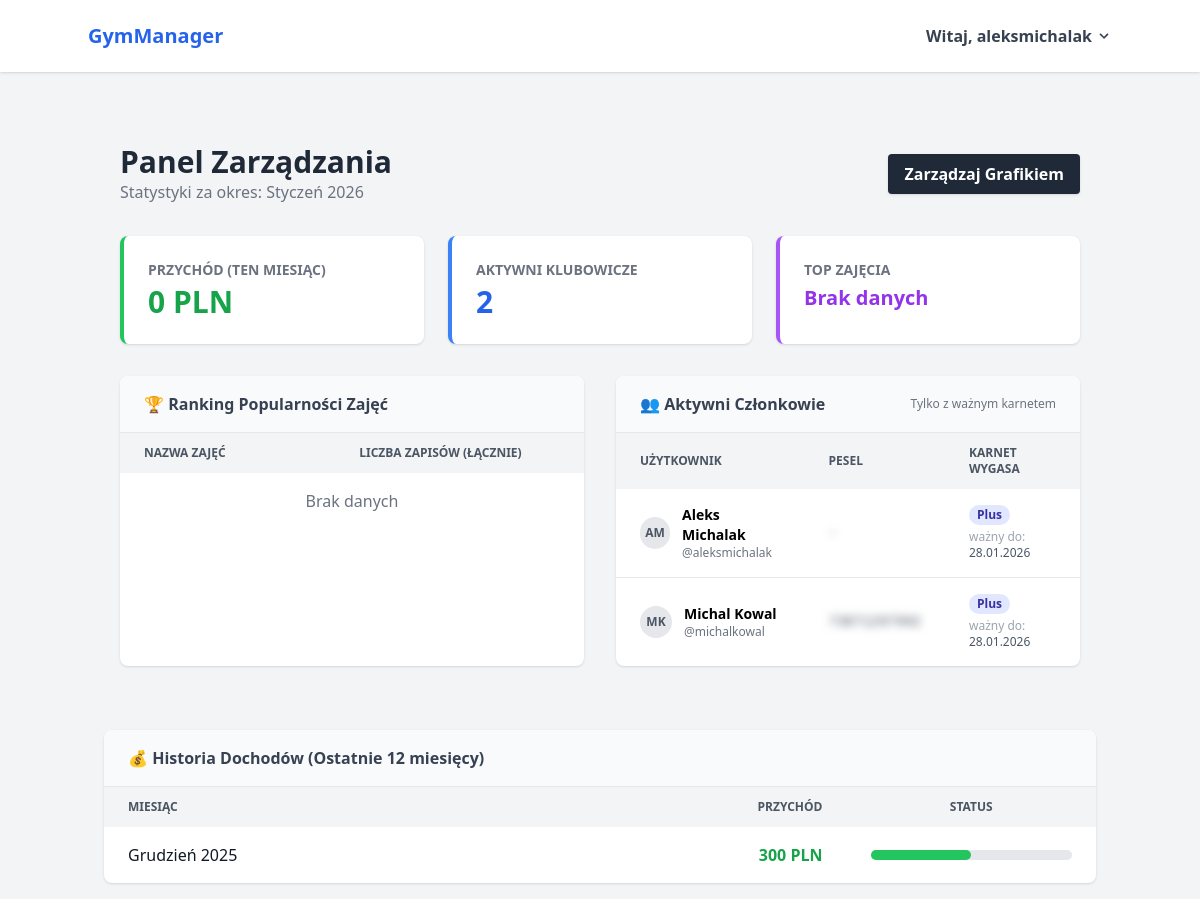
Before: /admin-dashboard/ (signed in) with the older database file.
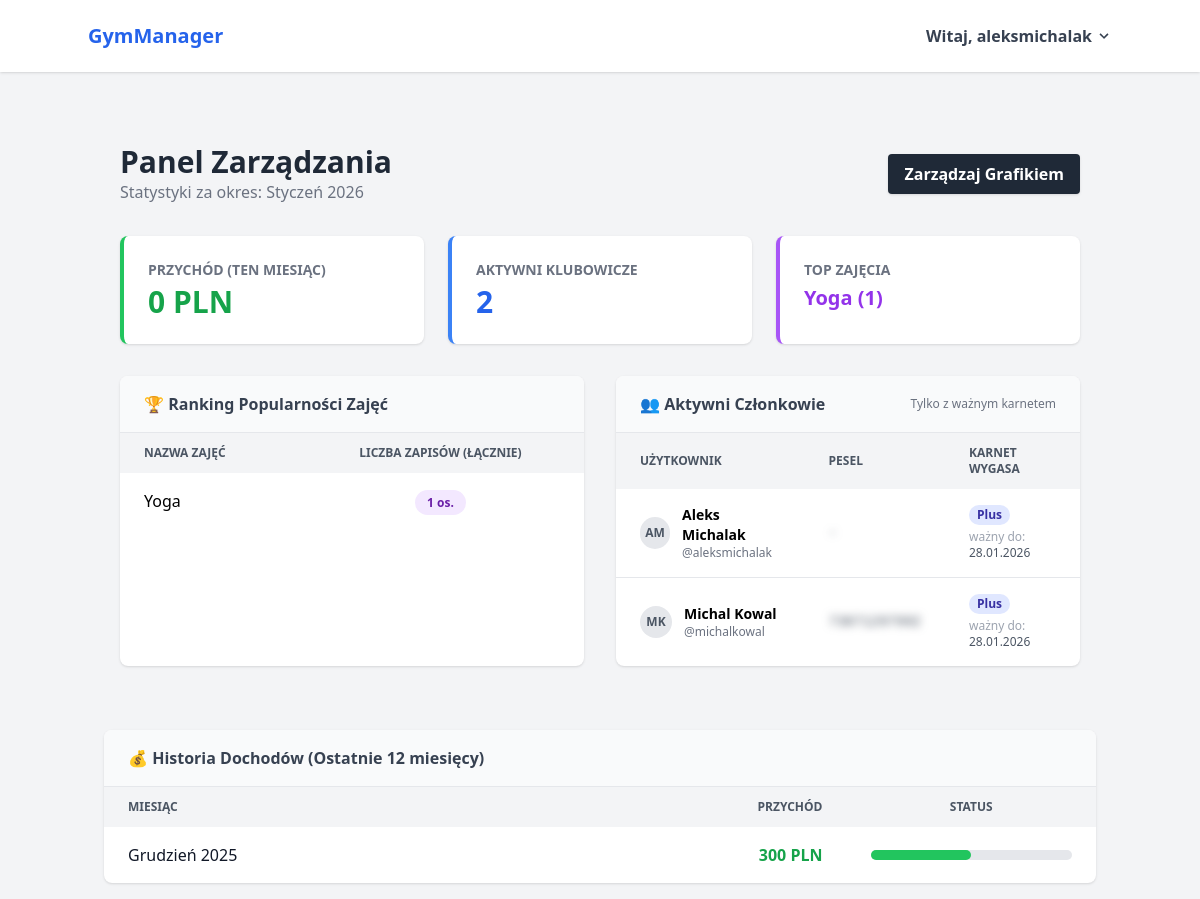
After: the same page with the newer database file.
### core/models.py (models this page shows, shortened)
class UserMembership(models.Model):
    user = models.ForeignKey(User, on_delete=models.CASCADE, related_name='memberships')
    membership_type = models.ForeignKey(MembershipType, on_delete=models.SET_NULL, null=True)
    purchase_date = models.DateField(default=timezone.now)
    expiration_date = models.DateField()
    is_active = models.BooleanField(default=True)

class MembershipType(models.Model):
    name = models.CharField(max_length=100, verbose_name="Nazwa karnetu")
    price = models.DecimalField(max_digits=6, decimal_places=2, verbose_name="Cena")
    duration_days = models.PositiveIntegerField(verbose_name="Długość (dni)")
    description = models.TextField(verbose_name="Opis korzyści", default="", blank=True)
    entries_per_week = models.PositiveIntegerField(
        verbose_name="Limit wejść w tygodniu",
        null=True,
        blank=True,
        help_text="Zostaw puste dla karnetu bez limitu (Open)"
    )

class Profile(models.Model):
    user = models.OneToOneField(User, on_delete=models.CASCADE, related_name='profile')
    photo = models.ImageField(upload_to='profile_photos/', verbose_name="Zdjęcie profilowe")
    pesel = models.CharField(
        max_length=11,
        unique=True,
        validators=[validate_pesel],
        verbose_name="PESEL",
        null=True,
        blank=True
    )
    card_number = models.CharField(
        max_length=64,
        unique=True,
        blank=True,
        verbose_name="Numer karty"
    )

class ClassSessions(models.Model):
    name = models.CharField(max_length=100, verbose_name="Nazwa zajęć")
    date = models.DateTimeField(verbose_name="Data zajęć")
    capacity = models.PositiveIntegerField(verbose_name="Limit miejsc")
    participants = models.ManyToManyField(User, through='Enrollments', related_name='classes')

### core/views.py (the view)
# urls.py: path('admin-dashboard/', admin_dashboard, name='admin_dashboard'),
@staff_member_required
def admin_dashboard(request):
    now = timezone.now()
    monthly_revenue = UserMembership.objects.filter(
        purchase_date__month=now.month,
        purchase_date__year=now.year
    ).aggregate(total=Sum('membership_type__price'))['total'] or 0
    users_queryset = User.objects.filter(
        memberships__is_active=True,
        memberships__expiration_date__gte=now.date()
    ).distinct().select_related('profile').prefetch_related('memberships__membership_type')
    active_members_list = []
    for user in users_queryset:
        user.active_membership = user.memberships.filter(
            is_active=True,
            expiration_date__gt=now.date()
        ).first()
        active_members_list.append(user)
    popular_classes = ClassSessions.objects.values('name').annotate(
        count=Count('enrollments')
    ).order_by('-count')[:5]
    historical_revenue = UserMembership.objects.annotate(
        month=TruncMonth('purchase_date')
    ).values('month').annotate(
        total=Sum('membership_type__price')
    ).order_by('-month')[:12]
    return render(request, 'core/admin_dashboard.html', {
        'monthly_revenue': monthly_revenue,
        'popular_classes': popular_classes,
        'active_members': active_members_list,
        'current_date': now,
        'historical_revenue': historical_revenue,
    })

### templates/core/admin_dashboard.html (shortened to what the changed rows need)
{% extends 'base.html' %}
{% block content %}
    <div class="max-w-7xl mx-auto px-4 py-8">
        <div class="flex justify-between items-center mb-8">
            <div>
                <h2 class="text-3xl font-bold text-gray-800">Panel Zarządzania</h2>
            </div>
        </div>
        <div class="grid grid-cols-1 md:grid-cols-3 gap-6 mb-8">
            <div class="bg-white rounded-lg shadow p-6 border-l-4 border-purple-500">
                <div class="text-gray-500 text-sm uppercase font-bold mb-1">Top Zajęcia</div>
                <div class="text-xl font-bold text-purple-600">
                    {% if popular_classes %}
                        {{ popular_classes.0.name }} ({{ popular_classes.0.count }})
                    {% else %}
                        Brak danych
                    {% endif %}
                </div>
            </div>
        </div>
        <div class="grid grid-cols-1 lg:grid-cols-2 gap-8">
            <div class="bg-white rounded-lg shadow overflow-hidden">
                <table class="min-w-full">
                    <thead class="bg-gray-100 text-gray-600 text-xs uppercase">
                    <tr>
                        <th class="px-6 py-3 text-left">Nazwa Zajęć</th>
                        <th class="px-6 py-3 text-center">Liczba zapisów (łącznie)</th>
                    </tr>
                    </thead>
                    <tbody class="divide-y divide-gray-200">
                    {% for class_type in popular_classes %}
                        <tr>
                            <td class="px-6 py-4 font-medium">{{ class_type.name }}</td>
                            <td class="px-6 py-4 text-center">
                            <span class="bg-purple-100 text-purple-800 py-1 px-3 rounded-full text-xs font-bold">
                                {{ class_type.count }} os.
                            </span>
                            </td>
                        </tr>
                    {% empty %}
                        <tr><td colspan="2" class="px-6 py-4 text-center text-gray-500">Brak danych</td></tr>
                    {% endfor %}
                    </tbody>
                </table>
            </div>
            <div class="bg-white rounded-lg shadow overflow-hidden">
                <div class="max-h-80 overflow-y-auto">
                    <table class="min-w-full">
                        <thead class="bg-gray-100 text-gray-600 text-xs uppercase sticky top-0">
                        <tr>
                            <th class="px-6 py-3 text-left">Użytkownik</th>
                            <th class="px-6 py-3 text-left">PESEL</th>
                            <th class="px-6 py-3 text-left">Karnet wygasa</th>
                        </tr>
                        </thead>
                        <tbody class="divide-y divide-gray-200">
                        {% for member in active_members %}
                            <tr>
                                <td class="px-6 py-4">
                                    <div class="flex items-center">
                                        <div class="h-8 w-8 rounded-full bg-gray-200 flex items-center justify-center mr-3 text-xs font-bold text-gray-600">
                                            {{ member.first_name|first }}{{ member.last_name|first }}
                                        </div>
                                        <div>
                                            <div class="font-bold text-sm">{{ member.first_name }} {{ member.last_name }}</div>
                                            <div class="text-xs text-gray-500">@{{ member.username }}</div>
                                        </div>
                                    </div>
                                </td>
                                <td class="blur-sm hover:blur-none px-6 py-4 text-sm font-mono text-gray-600">
                                    {{ member.profile.pesel|default:"-" }}
                                </td>
                                <td class="px-6 py-4 text-sm">
                                    {% if member.active_membership %}
                                        <div class="flex flex-col">
                                    <span class="px-2 inline-flex text-xs leading-5 font-semibold rounded-full bg-indigo-100 text-indigo-800 w-fit">
                                        {{ member.active_membership.membership_type.name }}
                                    </span>
                                            <span class="text-xs text-gray-400 mt-1">
                                        ważny do: <span class="text-gray-600 font-medium">{{ member.active_membership.expiration_date|date:"d.m.Y" }}</span>
                                    </span>
                                        </div>
                                    {% else %}
                                        <span class="px-2 inline-flex text-xs leading-5 font-semibold rounded-full bg-red-100 text-red-800">
                                    Brak / Wygasł
                                    </span>
                                    {% endif %}
                                </td>
                            </tr>
                        {% empty %}
                            <tr><td colspan="3" class="px-6 py-4 text-center text-gray-500">Brak aktywnych członków</td></tr>
                        {% endfor %}
                        </tbody>
                    </table>
                </div>
            </div>
        </div>
    </div>
    <div class="mt-8 bg-white rounded-lg shadow overflow-hidden">
        <div class="overflow-x-auto">
            <table class="min-w-full">
                <thead class="bg-gray-100 text-gray-600 text-xs uppercase">
                <tr>
                    <th class="px-6 py-3 text-left">Miesiąc</th>
                    <th class="px-6 py-3 text-right">Przychód</th>
                    <th class="px-6 py-3 text-center">Status</th> </tr>
                </thead>
                <tbody class="divide-y divide-gray-200">
                {% for item in historical_revenue %}
                    <tr class="hover:bg-gray-50 transition">
                        <td class="px-6 py-4 font-medium text-gray-900">
                            {{ item.month|date:"F Y" }} </td>
                        <td class="px-6 py-4 text-right font-bold text-green-600">
                            {{ item.total|default:"0" }} PLN
                        </td>
                        <td class="px-6 py-4">
                            <div class="w-full bg-gray-200 rounded-full h-2.5">
                                <div class="bg-green-500 h-2.5 rounded-full" style="width: 50%"></div>
                            </div>
                        </td>
                    </tr>
                {% empty %}
                    <tr>
                        <td colspan="3" class="px-6 py-4 text-center text-gray-500">Brak danych historycznych.</td>
                    </tr>
                {% endfor %}
                </tbody>
            </table>
        </div>
    </div>
{% endblock %}

### templates/base.html (shortened to what this page needs)
<!DOCTYPE html>
{% load static tailwind_tags %}  <!DOCTYPE html>
<html lang="pl">
<head>
    {% tailwind_css %}
</head>
<body class="bg-gray-100 font-sans leading-normal tracking-normal">
    <nav class="bg-white shadow p-4 mb-6">
        <div class="container mx-auto flex justify-between items-center">
            <a href="{% url 'home' %}" class="text-xl font-bold text-blue-600">GymManager</a>
            <div class="flex items-center">
                {% if user.is_authenticated %}
                    <div class="relative group inline-block z-50">
                        <button class="flex items-center space-x-1 text-gray-700 hover:text-blue-600 font-bold py-2 focus:outline-none">
                            <span>Witaj, {{ user.username }}</span>
                            <svg class="w-4 h-4 fill-current transform group-hover:-rotate-180 transition duration-200" xmlns="http://www.w3.org/2000/svg" viewBox="0 0 20 20">
                                <path d="M9.293 12.95l.707.707L15.657 8l-1.414-1.414L10 10.828 5.757 6.586 4.343 8z"/>
                            </svg>
                        </button>
                    </div>
                {% else %}
                    <a href="{% url 'login' %}" class="text-gray-700 hover:text-blue-600 font-bold transition">Zaloguj</a>
                    <a href="{% url 'register' %}" class="bg-blue-600 hover:bg-blue-700 text-white font-bold py-2 px-4 rounded transition ml-4">Dołącz</a>
                {% endif %}
            </div>
        </div>
    </nav>
    <div class="container mx-auto p-4">
        {% block content %}
        {% endblock %}
    </div>
</body>
</html>

Changed rows visible on the page:
added ClassSessions: name "Yoga", count "1"
Other visible differences:
{{ popular_classes.0.count }}: (not shown) → "1"
text no longer shown: "Brak danych Brak danych"
